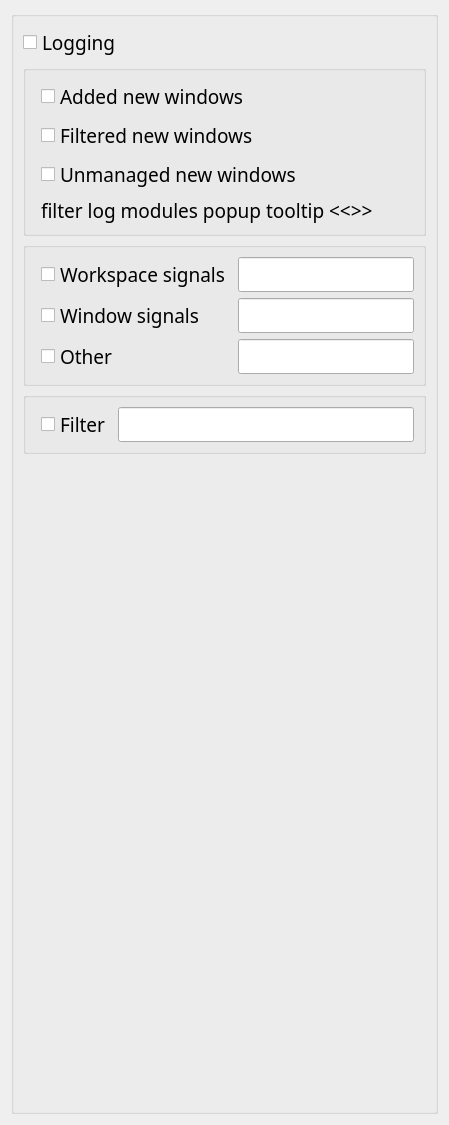
     <widget class="QWidget" name="_8_logTab">
      <property name="minimumSize">
       <size>
        <width>0</width>
        <height>1125</height>
       </size>
      </property>
      <property name="maximumSize">
       <size>
        <width>16777215</width>
        <height>1125</height>
       </size>
      </property>
      <attribute name="title">
       <string>Log</string>
      </attribute>
      <layout class="QVBoxLayout" name="verticalLayout_8">
       <item>
        <widget class="QGroupBox" name="groupBox_8">
         <property name="title">
          <string/>
         </property>
         <property name="flat">
          <bool>true</bool>
         </property>
         <layout class="QVBoxLayout" name="verticalLayout_11">
          <item>
           <widget class="QCheckBox" name="kcfg_logging">
            <property name="sizePolicy">
             <sizepolicy hsizetype="Minimum" vsizetype="Minimum">
              <horstretch>0</horstretch>
              <verstretch>0</verstretch>
             </sizepolicy>
            </property>
            <property name="font">
             <font>
              <family>Noto Sans</family>
              <pointsize>14</pointsize>
              <italic>false</italic>
              <bold>false</bold>
             </font>
            </property>
            <property name="toolTip">
             <string>Use this option to debug the script or submit detailed bug report.</string>
            </property>
            <property name="text">
             <string>Logging</string>
            </property>
           </widget>
          </item>
          <item>
           <widget class="QGroupBox" name="groupBox_10">
            <property name="title">
             <string/>
            </property>
            <property name="flat">
             <bool>true</bool>
            </property>
            <layout class="QVBoxLayout" name="verticalLayout_16">
             <property name="leftMargin">
              <number>15</number>
             </property>
             <item>
              <widget class="QCheckBox" name="kcfg_logNewWindows">
               <property name="font">
                <font>
                 <family>Noto Sans</family>
                 <pointsize>14</pointsize>
                 <italic>false</italic>
                 <bold>false</bold>
                </font>
               </property>
               <property name="toolTip">
                <string>&lt;html&gt;&lt;head/&gt;&lt;body&gt;&lt;p&gt;&lt;span style=&quot; font-size:12pt;&quot;&gt;logs all windows that Krohnkite indexes and manages&lt;/span&gt;&lt;/p&gt;&lt;/body&gt;&lt;/html&gt;</string>
               </property>
               <property name="text">
                <string>Added new windows</string>
               </property>
              </widget>
             </item>
             <item>
              <widget class="QCheckBox" name="kcfg_logFilteredWindows">
               <property name="font">
                <font>
                 <family>Noto Sans</family>
                 <pointsize>14</pointsize>
                 <italic>false</italic>
                 <bold>false</bold>
                </font>
               </property>
               <property name="toolTip">
                <string>&lt;html&gt;&lt;head/&gt;&lt;body&gt;&lt;p&gt;&lt;span style=&quot; font-size:12pt;&quot;&gt;logs all windows that Krohnkite does not manage for many reasons: service, dialog, etc.&lt;/span&gt;&lt;/p&gt;&lt;/body&gt;&lt;/html&gt;</string>
               </property>
               <property name="text">
                <string>Filtered new windows</string>
               </property>
              </widget>
             </item>
             <item>
              <widget class="QCheckBox" name="kcfg_logUnmanagedWindows">
               <property name="font">
                <font>
                 <family>Noto Sans</family>
                 <pointsize>14</pointsize>
                 <italic>false</italic>
                 <bold>false</bold>
                </font>
               </property>
               <property name="toolTip">
                <string>&lt;html&gt;&lt;head/&gt;&lt;body&gt;&lt;p&gt;&lt;span style=&quot; font-size:12pt;&quot;&gt;logs all windows that Krohkite could manage if not for the filters in the configuration&lt;/span&gt;&lt;/p&gt;&lt;/body&gt;&lt;/html&gt;</string>
               </property>
               <property name="text">
                <string>Unmanaged new windows</string>
               </property>
              </widget>
             </item>
             <item>
              <widget class="QLabel" name="label_40">
               <property name="font">
                <font>
                 <family>Noto Sans</family>
                 <pointsize>14</pointsize>
                 <italic>false</italic>
                 <bold>false</bold>
                </font>
               </property>
               <property name="toolTip">
                <string>&lt;html&gt;&lt;head/&gt;&lt;body&gt;&lt;h4 style=&quot; margin-top:12px; margin-bottom:12px; margin-left:0px; margin-right:0px; -qt-block-indent:0; text-indent:0px;&quot;&gt;&lt;span style=&quot; font-size:medium; font-weight:700;&quot;&gt;Filtering log modules&lt;/span&gt;&lt;/h4&gt;&lt;p&gt;the group of the log modules checkbox enables the entire group of log modules at once and in order to include only certain modules there is a line-edit nearby. Examples:&lt;/p&gt;&lt;ul style=&quot;margin-top: 0px; margin-bottom: 0px; margin-left: 0px; margin-right: 0px; -qt-list-indent: 1;&quot;&gt;&lt;li style=&quot; margin-top:12px; margin-bottom:0px; margin-left:0px; margin-right:0px; -qt-block-indent:0; text-indent:0px;&quot;&gt;&lt;span style=&quot; font-family:'Hack';&quot;&gt;1,4-&lt;/span&gt; - enable only the first and from the fourth to the last module&lt;/li&gt;&lt;li style=&quot; margin-top:0px; margin-bottom:12px; margin-left:0px; margin-right:0px; -qt-block-indent:0; text-indent:0px;&quot;&gt;&lt;span style=&quot; font-family:'Hack';&quot;&gt;!1,4-6&lt;/span&gt; - the exclamation mark at the beginning turns on the exclude mode, so this line will enable all modules except 1 and from 4 to 6. &lt;span style=&quot; font-family:'Hack';&quot;&gt;!&lt;/span&gt; - the exclamation mark you can use only once in the beginning, to enable the exclude mode.&lt;/li&gt;&lt;/ul&gt;&lt;/body&gt;&lt;/html&gt;</string>
               </property>
               <property name="text">
                <string>filter log modules popup tooltip &lt;&lt;&lt;hover me&gt;&gt;&gt;</string>
               </property>
              </widget>
             </item>
            </layout>
           </widget>
          </item>
          <item>
           <widget class="QGroupBox" name="groupBox_25">
            <property name="title">
             <string/>
            </property>
            <property name="flat">
             <bool>true</bool>
            </property>
            <layout class="QGridLayout" name="gridLayout_26">
             <property name="leftMargin">
              <number>15</number>
             </property>
             <item row="1" column="1">
              <widget class="QLineEdit" name="kcfg_logWorkspaceSignalsSubmodules">
               <property name="font">
                <font>
                 <family>Noto Sans</family>
                 <pointsize>14</pointsize>
                 <italic>false</italic>
                 <bold>false</bold>
                </font>
               </property>
               <property name="toolTip">
                <string>&lt;html&gt;&lt;head/&gt;&lt;body&gt;&lt;h5 style=&quot; margin-top:12px; margin-bottom:4px; margin-left:0px; margin-right:0px; -qt-block-indent:0; text-indent:0px;&quot;&gt;&lt;span style=&quot; font-size:11pt; font-weight:700;&quot;&gt;Workspace signals log modules&lt;/span&gt;&lt;/h5&gt;&lt;p&gt;&lt;span style=&quot; font-size:11pt;&quot;&gt;1. screensChanged&lt;/span&gt;&lt;/p&gt;&lt;p&gt;&lt;span style=&quot; font-size:11pt;&quot;&gt;2. virtualScreenGeometryChanged&lt;/span&gt;&lt;/p&gt;&lt;p&gt;&lt;span style=&quot; font-size:11pt;&quot;&gt;3. currentActivityChanged&lt;/span&gt;&lt;/p&gt;&lt;p&gt;&lt;span style=&quot; font-size:11pt;&quot;&gt;4. currentDesktopChanged&lt;/span&gt;&lt;/p&gt;&lt;p&gt;&lt;span style=&quot; font-size:11pt;&quot;&gt;5. windowAdded&lt;/span&gt;&lt;/p&gt;&lt;p&gt;&lt;span style=&quot; font-size:11pt;&quot;&gt;6. windowActivated&lt;/span&gt;&lt;/p&gt;&lt;p&gt;&lt;span style=&quot; font-size:11pt;&quot;&gt;7. windowRemoved&lt;/span&gt;&lt;/p&gt;&lt;p&gt;&lt;span style=&quot; font-size:11pt;&quot;&gt;8. surfaceChanged&lt;/span&gt;&lt;/p&gt;&lt;p&gt;&lt;br/&gt;&lt;/p&gt;&lt;/body&gt;&lt;/html&gt;</string>
               </property>
              </widget>
             </item>
             <item row="3" column="1">
              <widget class="QLineEdit" name="kcfg_logOtherSubmodules">
               <property name="font">
                <font>
                 <family>Noto Sans</family>
                 <pointsize>14</pointsize>
                 <italic>false</italic>
                 <bold>false</bold>
                </font>
               </property>
               <property name="toolTip">
                <string>&lt;html&gt;&lt;head/&gt;&lt;body&gt;&lt;p&gt;&lt;span style=&quot; font-size:11pt; font-weight:700;&quot;&gt;All other log modules&lt;/span&gt;&lt;/p&gt;&lt;p&gt;&lt;span style=&quot; font-size:11pt;&quot;&gt;1. shortcut&lt;/span&gt;&lt;/p&gt;&lt;p&gt;&lt;span style=&quot; font-size:11pt;&quot;&gt;2. arrangeScreen&lt;/span&gt;&lt;/p&gt;&lt;p&gt;&lt;span style=&quot; font-size:11pt;&quot;&gt;3. printConfig&lt;/span&gt;&lt;/p&gt;&lt;p&gt;&lt;span style=&quot; font-size:11pt;&quot;&gt;4. setTimeout&lt;/span&gt;&lt;/p&gt;&lt;p&gt;&lt;span style=&quot; font-size:11pt;&quot;&gt;5. window&lt;/span&gt;&lt;/p&gt;&lt;p&gt;&lt;span style=&quot; font-size:11pt;&quot;&gt;6. dbus&lt;/span&gt;&lt;/p&gt;&lt;/body&gt;&lt;/html&gt;</string>
               </property>
              </widget>
             </item>
             <item row="1" column="0">
              <widget class="QCheckBox" name="kcfg_logWorkspaceSignals">
               <property name="font">
                <font>
                 <family>Noto Sans</family>
                 <pointsize>14</pointsize>
                 <italic>false</italic>
                 <bold>false</bold>
                </font>
               </property>
               <property name="text">
                <string>Workspace signals</string>
               </property>
              </widget>
             </item>
             <item row="2" column="0">
              <widget class="QCheckBox" name="kcfg_logWindowSignals">
               <property name="font">
                <font>
                 <family>Noto Sans</family>
                 <pointsize>14</pointsize>
                 <italic>false</italic>
                 <bold>false</bold>
                </font>
               </property>
               <property name="text">
                <string>Window signals     </string>
               </property>
              </widget>
             </item>
             <item row="2" column="1">
              <widget class="QLineEdit" name="kcfg_logWindowSignalsSubmodules">
               <property name="font">
                <font>
                 <family>Noto Sans</family>
                 <pointsize>14</pointsize>
                 <italic>false</italic>
                 <bold>false</bold>
                </font>
               </property>
               <property name="toolTip">
                <string>&lt;html&gt;&lt;head/&gt;&lt;body&gt;&lt;h5 style=&quot; margin-top:12px; margin-bottom:4px; margin-left:0px; margin-right:0px; -qt-block-indent:0; text-indent:0px;&quot;&gt;&lt;span style=&quot; font-size:11pt; font-weight:700;&quot;&gt;Window signals log modules&lt;/span&gt;&lt;/h5&gt;&lt;p&gt;&lt;span style=&quot; font-size:11pt;&quot;&gt;1. activitiesChanged&lt;/span&gt;&lt;/p&gt;&lt;p&gt;&lt;span style=&quot; font-size:11pt;&quot;&gt;2. bufferGeometryChanged&lt;/span&gt;&lt;/p&gt;&lt;p&gt;&lt;span style=&quot; font-size:11pt;&quot;&gt;3. desktopsChanged&lt;/span&gt;&lt;/p&gt;&lt;p&gt;&lt;span style=&quot; font-size:11pt;&quot;&gt;4. fullScreenChanged&lt;/span&gt;&lt;/p&gt;&lt;p&gt;&lt;span style=&quot; font-size:11pt;&quot;&gt;5. interactiveMoveResizeStepped&lt;/span&gt;&lt;/p&gt;&lt;p&gt;&lt;span style=&quot; font-size:11pt;&quot;&gt;6. maximizedAboutToChange&lt;/span&gt;&lt;/p&gt;&lt;p&gt;&lt;span style=&quot; font-size:11pt;&quot;&gt;7. minimizedChanged&lt;/span&gt;&lt;/p&gt;&lt;p&gt;&lt;span style=&quot; font-size:11pt;&quot;&gt;8. moveResizedChanged&lt;/span&gt;&lt;/p&gt;&lt;p&gt;&lt;span style=&quot; font-size:11pt;&quot;&gt;9. outputChanged&lt;/span&gt;&lt;/p&gt;&lt;/body&gt;&lt;/html&gt;</string>
               </property>
              </widget>
             </item>
             <item row="3" column="0">
              <widget class="QCheckBox" name="kcfg_logOther">
               <property name="font">
                <font>
                 <family>Noto Sans</family>
                 <pointsize>14</pointsize>
                 <italic>false</italic>
                 <bold>false</bold>
                </font>
               </property>
               <property name="text">
                <string>Other                       </string>
               </property>
              </widget>
             </item>
            </layout>
           </widget>
          </item>
          <item>
           <widget class="QGroupBox" name="groupBox_26">
            <property name="title">
             <string/>
            </property>
            <property name="flat">
             <bool>true</bool>
            </property>
            <layout class="QGridLayout" name="gridLayout_27">
             <property name="leftMargin">
              <number>15</number>
             </property>
             <item row="0" column="1">
              <widget class="QLineEdit" name="kcfg_logFilterStr">
               <property name="font">
                <font>
                 <family>Noto Sans</family>
                 <pointsize>14</pointsize>
                 <italic>false</italic>
                 <bold>false</bold>
                </font>
               </property>
               <property name="toolTip">
                <string>&lt;html&gt;&lt;head/&gt;&lt;body&gt;&lt;p&gt;&lt;span style=&quot; font-size:11pt;&quot;&gt;Also, in addition to the fact that you can include only the modules you need, you can enable &lt;/span&gt;&lt;span style=&quot; font-family:'Hack'; font-size:11pt;&quot;&gt;Filter&lt;/span&gt;&lt;span style=&quot; font-size:11pt;&quot;&gt; checkbox and use other filters in filter line edit:&lt;/span&gt;&lt;/p&gt;&lt;p&gt;&lt;span style=&quot; font-size:11pt;&quot;&gt;- &lt;/span&gt;&lt;span style=&quot; font-size:11pt; font-weight:700;&quot;&gt;winclass&lt;/span&gt;&lt;/p&gt;&lt;p&gt;&lt;span style=&quot; font-size:11pt;&quot;&gt;Examples:&lt;/span&gt;&lt;/p&gt;&lt;p&gt;&lt;span style=&quot; font-family:'Hack'; font-size:11pt;&quot;&gt;- &lt;/span&gt;&lt;span style=&quot; font-family:'Hack'; font-size:11pt; font-weight:700;&quot;&gt;winclass=[konsole]&lt;/span&gt;&lt;span style=&quot; font-size:11pt; font-weight:700;&quot;/&gt;&lt;span style=&quot; font-size:11pt;&quot;&gt;- some modules may be filtered by a window class, so this logs modules will show only windows with class that contains &lt;/span&gt;&lt;span style=&quot; font-family:'Hack'; font-size:11pt;&quot;&gt;konsole&lt;/span&gt;&lt;span style=&quot; font-size:11pt;&quot;&gt; word.&lt;/span&gt;&lt;/p&gt;&lt;p&gt;&lt;span style=&quot; font-family:'Hack'; font-size:11pt;&quot;&gt;- &lt;/span&gt;&lt;span style=&quot; font-family:'Hack'; font-size:11pt; font-weight:700;&quot;&gt;!winclass=org.kde.elisa:org.kde.ruler&lt;/span&gt;&lt;span style=&quot; font-size:11pt;&quot;&gt; -Exclude Elisa and Kruler from log output&lt;/span&gt;&lt;/p&gt;&lt;/body&gt;&lt;/html&gt;</string>
               </property>
              </widget>
             </item>
             <item row="0" column="0">
              <widget class="QCheckBox" name="kcfg_logFilter">
               <property name="font">
                <font>
                 <family>Noto Sans</family>
                 <pointsize>14</pointsize>
                 <italic>false</italic>
                 <bold>false</bold>
                </font>
               </property>
               <property name="text">
                <string>Filter</string>
               </property>
              </widget>
             </item>
            </layout>
           </widget>
          </item>
          <item>
           <spacer name="verticalSpacer_7">
            <property name="orientation">
             <enum>Qt::Orientation::Vertical</enum>
            </property>
            <property name="sizeHint" stdset="0">
             <size>
              <width>20</width>
              <height>40</height>
             </size>
            </property>
           </spacer>
          </item>
         </layout>
        </widget>
       </item>
      </layout>
     </widget>
